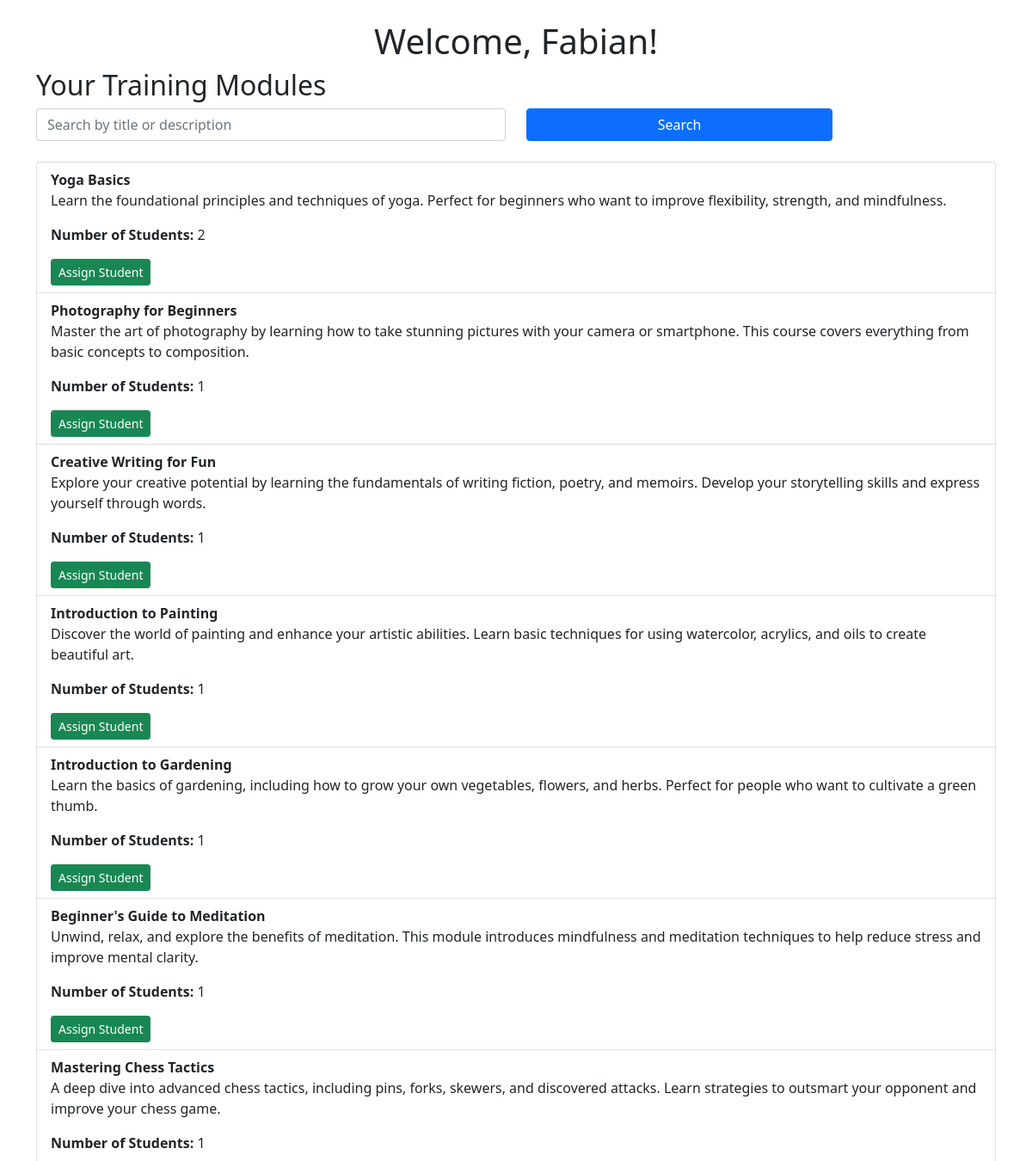
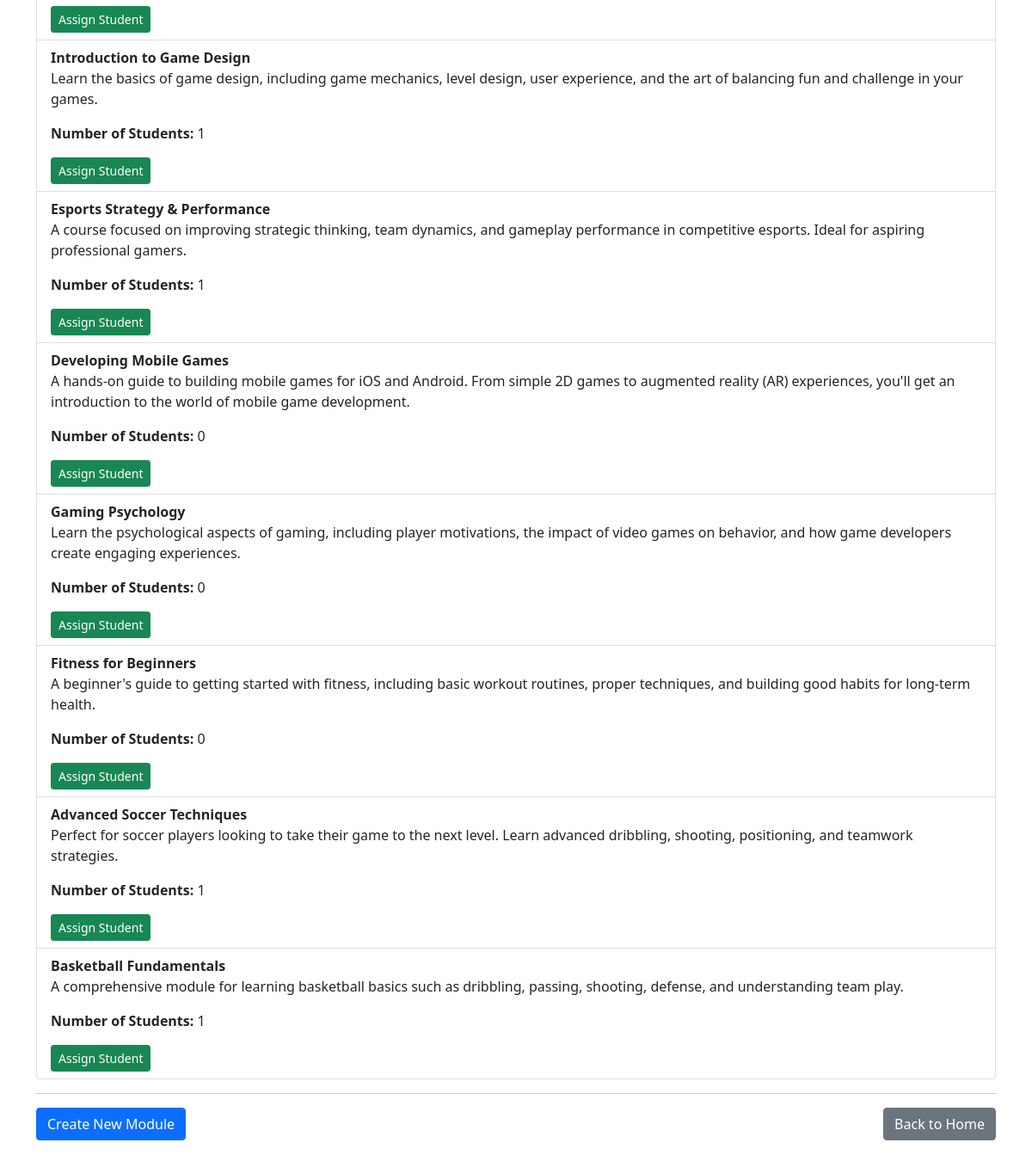
/trainer_dashboard/ (signed in), run on the app's committed database (2 pictures, top to bottom).
### core/models.py (models this page shows, shortened)
class User(AbstractUser):
    ROLE_CHOICES = (
        ('admin', 'Admin'),
        ('trainer', 'Trainer'),
        ('student', 'Student'),
    )
    role = models.CharField(max_length=10, choices=ROLE_CHOICES)
    groups = models.ManyToManyField(
        'auth.Group',
        related_name='core_user_set',  # Changed related_name
        blank=True,
        help_text='The groups this user belongs to.',
        related_query_name='user',
    )
    user_permissions = models.ManyToManyField(
        'auth.Permission',
        related_name='core_user_permissions',  # Changed related_name
        blank=True,
        help_text='Specific permissions for this user.',
        related_query_name='user',
    )

class TrainingModule(models.Model):
    trainer = models.ForeignKey(Trainer, on_delete=models.CASCADE)
    module_id = models.CharField(max_length=20, unique=True)
    title = models.CharField(max_length=100)
    description = models.TextField()
    created_at = models.DateTimeField(auto_now_add=True)
    updated_at = models.DateTimeField(auto_now=True)

### core/views.py (the view)
# urls.py: path('trainer_dashboard/', views.trainer_dashboard, name='trainer_dashboard'),
@login_required
def trainer_dashboard(request):
    if not request.user.role == 'trainer':
        return redirect('home')
    try:
        query = request.GET.get('q', '')
        trainer = Trainer.objects.get(user=request.user)
        modules = TrainingModule.objects.filter(trainer=trainer).filter(
            Q(title__icontains=query) | Q(description__icontains=query)
        )
    except Trainer.DoesNotExist:
        return redirect('home')
    enrollments = Enrollment.objects.filter(module__in=modules)
    module_students = {}
    for module in modules:
        module_students[module] = [
            enrollment.student for enrollment in enrollments if enrollment.module == module
        ]
    return render(request, 'core/trainer_dashboard.html', {
        'modules': modules,
        'module_students': module_students,
        'query': query
    })

### core/templates/core/trainer_dashboard.html (shortened to what this page needs)
<!DOCTYPE html>
<html lang="en">
<head>
    <link href="https://cdn.jsdelivr.net/npm/bootstrap@5.1.0/dist/css/bootstrap.min.css" rel="stylesheet">
</head>
<body>
    <div class="container my-4">
        <h1 class="text-center">Welcome, {{ user.first_name }}!</h1>
        <h2>Your Training Modules</h2>
        {% if modules %}
            <form method="GET" class="mb-4">
                <div class="row">
                    <div class="col-md-6">
                        <input type="text" name="q" id="search" class="form-control" value="{{ query }}" placeholder="Search by title or description">
                    </div>
                    <div class="col-md-4">
                        <button type="submit" class="btn btn-primary w-100">Search</button>
                    </div>
                </div>
            </form>
            <ul class="list-group">
                {% for module in modules %}
                    <li class="list-group-item">
                        <strong>{{ module.title }}</strong><br>
                        <p>{{ module.description }}</p>
                        <p><strong>Number of Students:</strong> {{ module.enrollment_set.count }}</p>
                        <a href="{% url 'assign_student_to_module' module.id %}" class="btn btn-success btn-sm">Assign Student</a>
                    </li>
                {% endfor %}
            </ul>
        {% else %}
            <p>You haven't created any training modules yet.</p>
        {% endif %}
        <hr>
        <div class="d-flex justify-content-between">
            <a href="{% url 'create_module' %}" class="btn btn-primary">Create New Module</a>
            <a href="{% url 'home' %}" class="btn btn-secondary">Back to Home</a>
        </div>
    </div>
</body>
</html>

### data on the page
User: first_name "Fabian"
TrainingModule: title "Yoga Basics", description "Learn the foundational principles and techniques of yoga. Perfect for beginners who want to improve flexibility, strength, and mindfulness.", enrollment_set.count "2"
TrainingModule: title "Photography for Beginners", description "Master the art of photography by learning how to take stunning pictures with your camera or smartphone. This course covers everything from basic concepts to composition.", enrollment_set.count "1"
TrainingModule: title "Creative Writing for Fun", description "Explore your creative potential by learning the fundamentals of writing fiction, poetry, and memoirs. Develop your storytelling skills and express yourself through words.", enrollment_set.count "1"
TrainingModule: title "Introduction to Painting", description "Discover the world of painting and enhance your artistic abilities. Learn basic techniques for using watercolor, acrylics, and oils to create beautiful art.", enrollment_set.count "1"
TrainingModule: title "Introduction to Gardening", description "Learn the basics of gardening, including how to grow your own vegetables, flowers, and herbs. Perfect for people who want to cultivate a green thumb.", enrollment_set.count "1"
TrainingModule: title "Beginner's Guide to Meditation", description "Unwind, relax, and explore the benefits of meditation. This module introduces mindfulness and meditation techniques to help reduce stress and improve mental clarity.", enrollment_set.count "1"
TrainingModule: title "Mastering Chess Tactics", description "A deep dive into advanced chess tactics, including pins, forks, skewers, and discovered attacks. Learn strategies to outsmart your opponent and improve your chess game.", enrollment_set.count "1"
TrainingModule: title "Introduction to Game Design", description "Learn the basics of game design, including game mechanics, level design, user experience, and the art of balancing fun and challenge in your games.", enrollment_set.count "1"
TrainingModule: title "Esports Strategy & Performance", description "A course focused on improving strategic thinking, team dynamics, and gameplay performance in competitive esports. Ideal for aspiring professional gamers.", enrollment_set.count "1"
TrainingModule: title "Developing Mobile Games", description "A hands-on guide to building mobile games for iOS and Android. From simple 2D games to augmented reality (AR) experiences, you'll get an introduction to the world of mobile game development.", enrollment_set.count "0"
TrainingModule: title "Gaming Psychology", description "Learn the psychological aspects of gaming, including player motivations, the impact of video games on behavior, and how game developers create engaging experiences.", enrollment_set.count "0"
TrainingModule: title "Fitness for Beginners", description "A beginner's guide to getting started with fitness, including basic workout routines, proper techniques, and building good habits for long-term health.", enrollment_set.count "0"
TrainingModule: title "Advanced Soccer Techniques", description "Perfect for soccer players looking to take their game to the next level. Learn advanced dribbling, shooting, positioning, and teamwork strategies.", enrollment_set.count "1"
TrainingModule: title "Basketball Fundamentals", description "A comprehensive module for learning basketball basics such as dribbling, passing, shooting, defense, and understanding team play.", enrollment_set.count "1"
